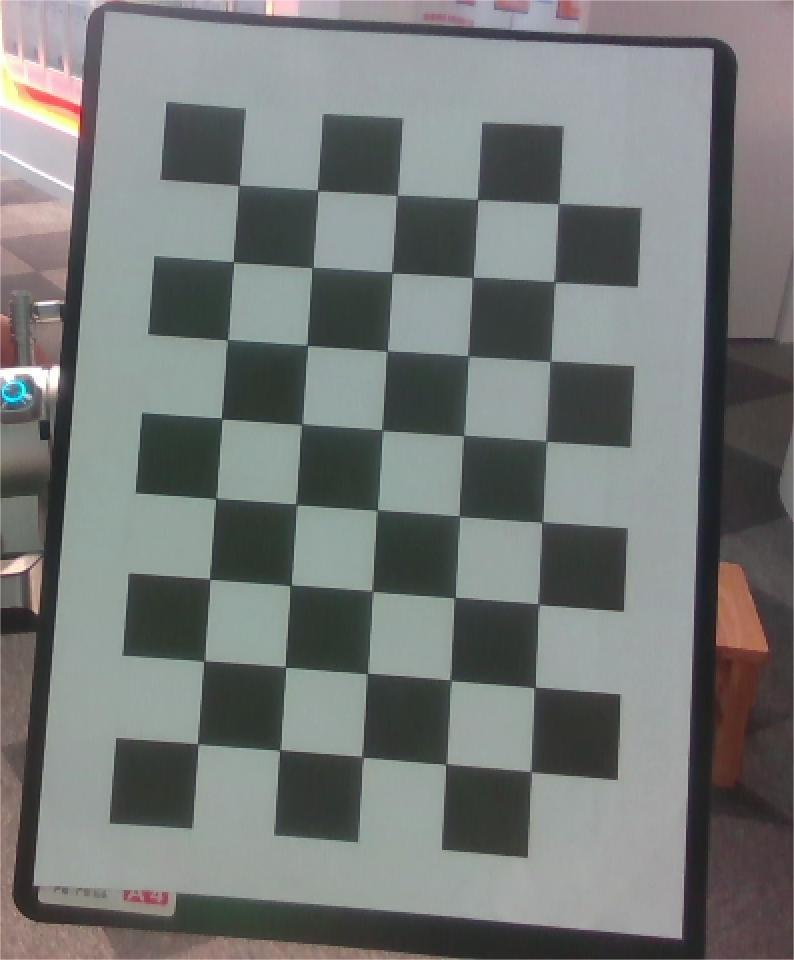
#> input picture camera_calibration/eyeToHand/images/0.jpg, 794 x 960 px; its folder holds 4 pictures in this run
$ python eyeToHand.py
#> lines starting #> are read from the running program, lines starting #| are printed output that depends on the picture
# coding=utf-8
"""
眼在手外 用采集到的图片信息和机械臂位姿信息计算相机坐标系相对于机械臂基座标的旋转矩阵和平移向量
"""

import os.path
import cv2
import numpy as np
from scipy.spatial.transform import Rotation as pyR
import csv
np.set_printoptions(precision=8,suppress=True)


def euler_angles_to_rotation_matrix(rx, ry, rz):
    # 计算旋转矩阵
    Rx = np.array([[1, 0, 0],
                   [0, np.cos(rx), -np.sin(rx)],
                   [0, np.sin(rx), np.cos(rx)]])
    Ry = np.array([[np.cos(ry), 0, np.sin(ry)],
                   [0, 1, 0],
                   [-np.sin(ry), 0, np.cos(ry)]])
    Rz = np.array([[np.cos(rz), -np.sin(rz), 0],
                   [np.sin(rz), np.cos(rz), 0],
                   [0, 0, 1]])
    R = Rz@Ry@Rx  # 先绕 z轴旋转 再绕y轴旋转 最后绕x轴旋转
    # R = Rx@Ry@Rz  # 动坐标系 先绕x轴旋转 再绕y轴旋转 最后绕z轴旋转
    return R

def pose_to_homogeneous_matrix(pose):
    x, y, z, rx, ry, rz = pose
    R = euler_angles_to_rotation_matrix(rx, ry, rz)
    t = np.array([x, y, z]).reshape(3, 1)
    H = np.eye(4)
    H[:3, :3] = R
    H[:3, 3] = t[:, 0]
    return H

def inverse_transformation_matrix(T):
    R = T[:3, :3]
    t = T[:3, 3]
    # 计算旋转矩阵的逆矩阵
    R_inv = R.T
    # 计算平移向量的逆矩阵
    t_inv = -np.dot(R_inv, t)
    # 构建逆变换矩阵
    T_inv = np.identity(4)
    T_inv[:3, :3] = R_inv
    T_inv[:3, 3] = t_inv
    return T_inv


def save_matrices_to_csv(matrices, file_name):
    rows, cols = matrices[0].shape
    num_matrices = len(matrices)
    combined_matrix = np.zeros((rows, cols * num_matrices))
    for i, matrix in enumerate(matrices):
        combined_matrix[:, i * cols: (i + 1) * cols] = matrix
    with open(file_name, 'w', newline='') as csvfile:
        csv_writer = csv.writer(csvfile)
        for row in combined_matrix:
            csv_writer.writerow(row)

# 打开文本文件
def poses_save_csv(filepath):
#> called with filepath = './images/poses.txt'
    with open(f'{filepath}', "r",encoding="utf-8") as f:
        # 读取文件中的所有行
#> (reads camera_calibration/eyeToHand/images/poses.txt from the repository)
        lines = f.readlines()
    # 定义一个空列表，用于存储结果
    # 遍历每一行数据
    lines = [float(i)  for line in lines for i in line.split(',')]
    matrices = []
    for i in range(0,len(lines),6):
        matrices.append(inverse_transformation_matrix(pose_to_homogeneous_matrix(lines[i:i+6])))
    # 将齐次变换矩阵列表存储到 CSV 文件中
    save_matrices_to_csv(matrices, f'./robotToolPose.csv')

def compute_T(images_path,corner_point_long,corner_point_short,corner_point_size):
#> called with images_path = './images', corner_point_long = 8, corner_point_short = 5, corner_point_size = 0.027
    print("标定板的中长度对应的角点的个数", corner_point_long)
    print("标定板的中宽度对应的角点的个数", corner_point_short)
    print("标定板一格的长度", corner_point_size)
    # 设置寻找亚像素角点的参数，采用的停止准则是最大循环次数30和最大误差容限0.001
    criteria = (cv2.TERM_CRITERIA_MAX_ITER | cv2.TERM_CRITERIA_EPS, 30, 0.001)
    # 获取标定板角点的位置
    objp = np.zeros((corner_point_long * corner_point_short, 3), np.float32)
    objp[:, :2] = np.mgrid[0:corner_point_long, 0:corner_point_short].T.reshape(-1, 2)
    # 将世界坐标系建在标定板上，所有点的Z坐标全部为0，所以只需要赋值x和y
    objp = corner_point_size*objp
    obj_points = []     # 存储3D点
    img_points = []     # 存储2D点
    for i in range(0, 50):   #标定好的图片在images_path路径下，从0.jpg到x.jpg   一次采集的图片最多不超过30张，遍历从0.jpg到30.jpg ，选择能够读取的到的图片

        # image = f"{images_path}\\{i}.jpg"   #windows下路径
        image = f"{images_path}/{i}.jpg"   #ubuntu下路径

        if os.path.exists(image):
            img = cv2.imread(image)
#> img is the input picture: shape (960, 794, 3); mean B, G, R 119.1, 120.5, 117.2
            gray = cv2.cvtColor(img, cv2.COLOR_BGR2GRAY)
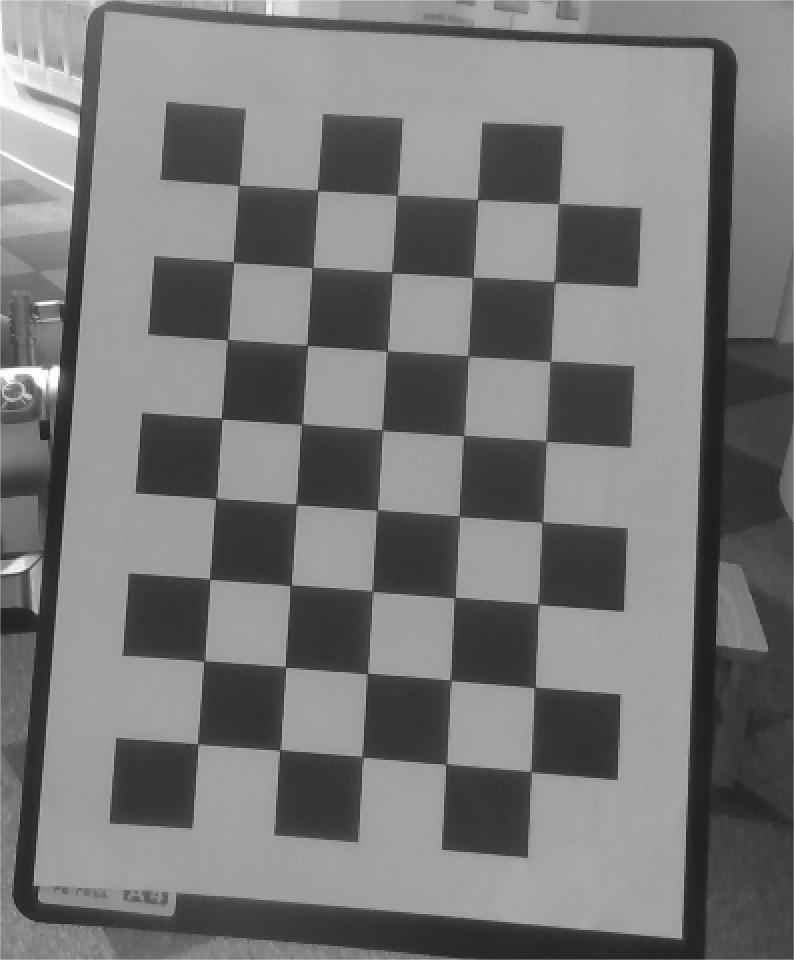
#> gray: shape (960, 794); min 19, max 255, mean 119.4
            size = gray.shape[::-1]
#> size = (794, 960)
            ret, corners = cv2.findChessboardCorners(gray, (corner_point_long, corner_point_short), None)
#> ret = True; corners = 40 rows, first 8: [197.5, 743.7], [203.6, 661.5], [209.5, 579.2], [215.8, 498.1], [221.7, 419], [227.4, 339.5], [233.5, 261.7], [238.8, 185.7]
            if ret:
                obj_points.append(objp)
                corners2 = cv2.cornerSubPix(gray, corners, (5, 5), (-1, -1), criteria)  # 在原角点的基础上寻找亚像素角点
#> corners2 = 40 rows, first 8: [197.6, 743.8], [204.1, 661.2], [209.6, 579.2], [215.8, 498.5], [221.6, 418.6], [227.3, 339.6], [233.5, 261.7], [238.9, 185.5]

                # 绘制检测到的角点
                cv2.drawChessboardCorners(img, (corner_point_long,corner_point_short), corners, ret)
                # 显示图片和提示信息
                cv2.imshow(f'Image {i}', img)
                cv2.putText(img, "Press ESC for next image", (10, 30), cv2.FONT_HERSHEY_SIMPLEX, 0.6, (0, 0, 255), 1)
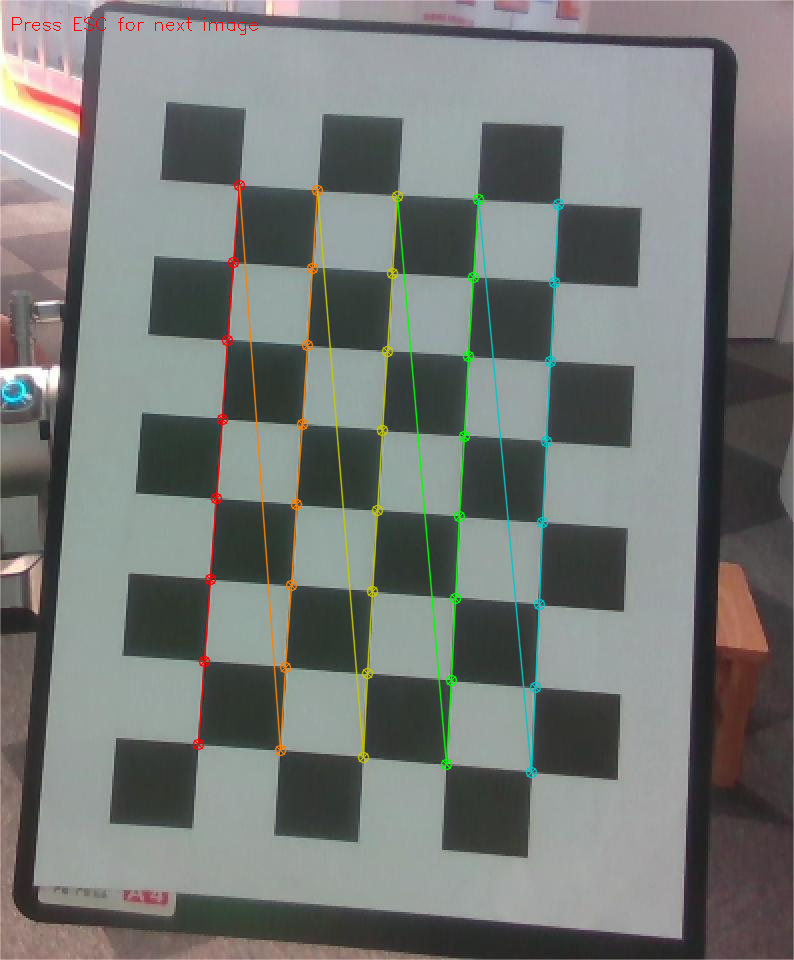
#> img: shape (960, 794, 3); mean B, G, R 118.3, 121.2, 117.7
                cv2.imshow(f'Image {i}', img)

                # 等待按键事件
                key = cv2.waitKey(0)
#> (key Esc is pressed here)
                if [corners2]:
                    img_points.append(corners2)
                else:
                    img_points.append(corners)
        cv2.destroyAllWindows()
#> pass 2 of the loop in compute_T, `for i in range(0, 50):`:
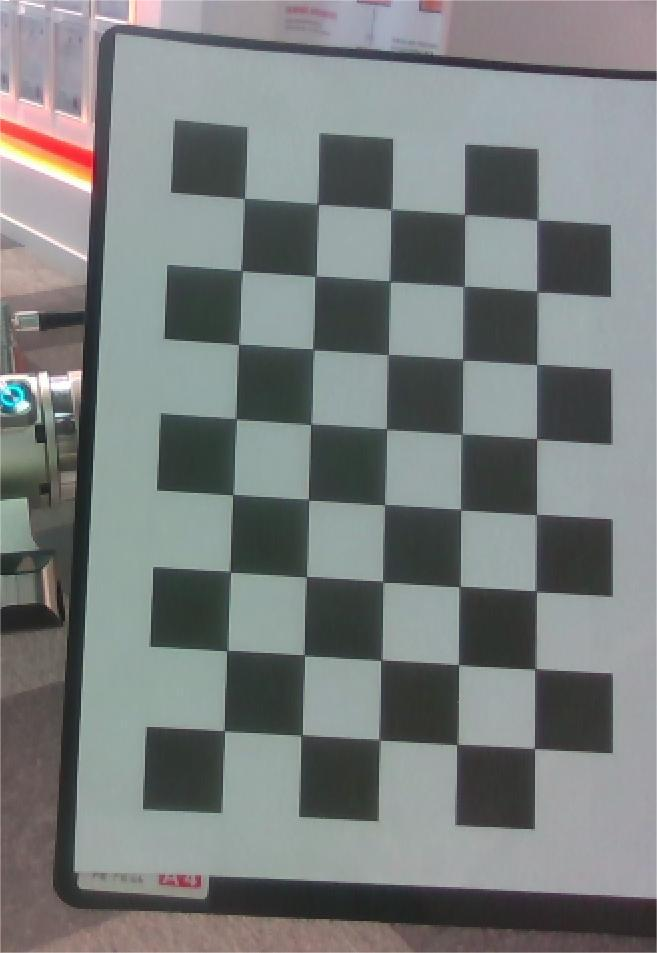
#> input picture camera_calibration/eyeToHand/images/1.jpg, 657 x 953 px
#> in compute_T, img is the input picture: shape (953, 657, 3); mean B, G, R 125.2, 125.7, 121.1
#> gray: shape (953, 657)
#> corners = 40 rows, first 8: [224.4, 730.5], [227, 650.5], [230.7, 572.3], [232.8, 494.5], [236.4, 418.8], [238.5, 344.5], [241.3, 270.3], [244.4, 198.4]
#> corners2 = 40 rows, first 8: [224.4, 730.6], [227.1, 650.6], [230.4, 572.1], [232.7, 494.5], [236.2, 418.7], [238.6, 344.5], [241.6, 270.6], [244.3, 198.5]
#> in compute_T, `cv2.putText(img, "Press ESC for next image", (10, 30), cv2.FONT_HERSHE..`:
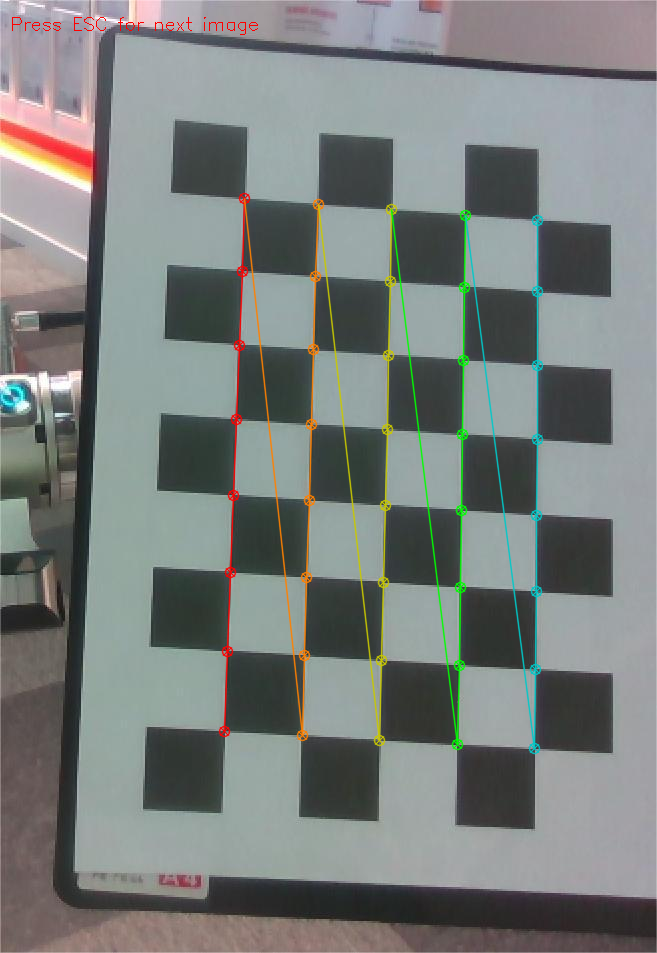
#> img: shape (953, 657, 3); mean B, G, R 124.1, 126.4, 121.6
#> (key Enter is pressed here)
#> pass 3 of the loop in compute_T, `for i in range(0, 50):`:
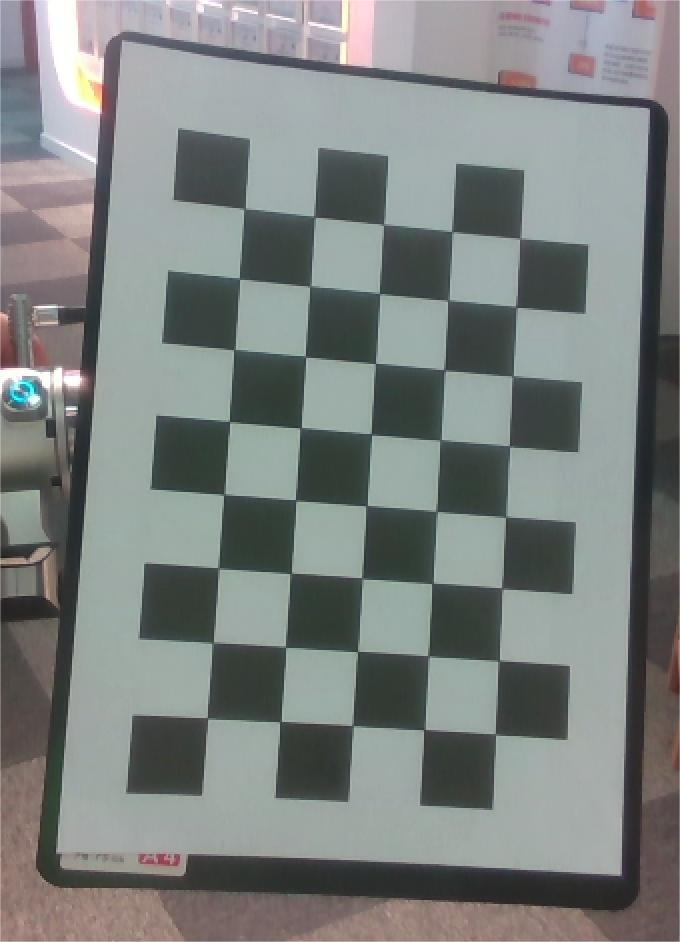
#> input picture camera_calibration/eyeToHand/images/2.jpg, 680 x 942 px
#> in compute_T, img is the input picture: shape (942, 680, 3); mean B, G, R 127.6, 129.4, 124.7
#> gray: shape (942, 680)
#> corners = 40 rows, first 8: [207.6, 718], [212, 643.6], [218, 567.5], [224, 494.4], [229.5, 421.5], [234.3, 349.4], [239.5, 278.9], [244.3, 209.1]
#> corners2 = 40 rows, first 8: [207.5, 718], [212.8, 643], [218.4, 567.9], [223.8, 494.6], [229.5, 421.5], [234.2, 349.6], [239.4, 278.6], [244.6, 208.8]
#> in compute_T, `cv2.putText(img, "Press ESC for next image", (10, 30), cv2.FONT_HERSHE..`:
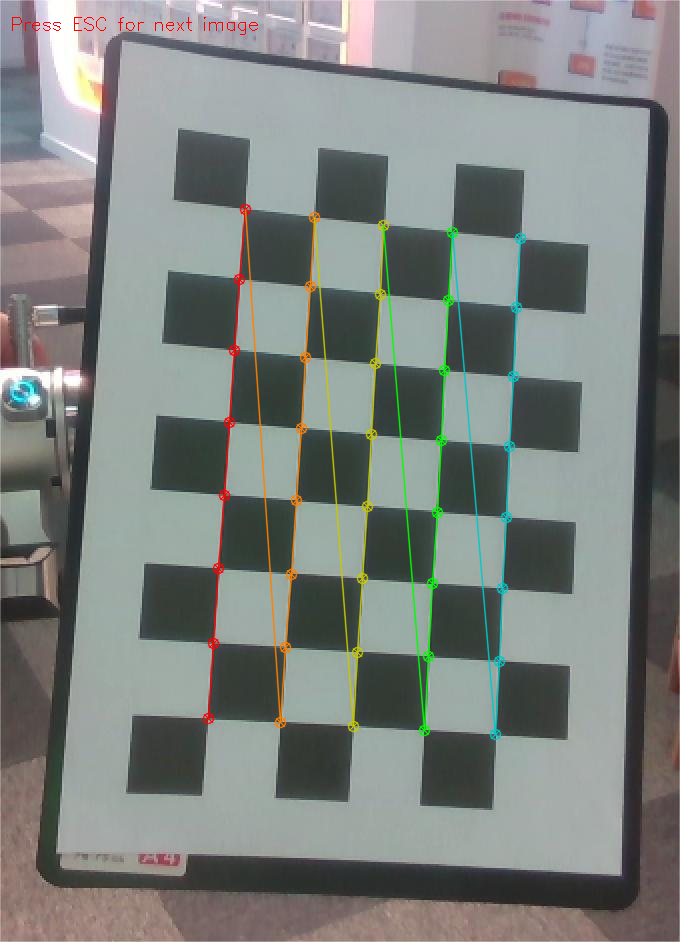
#> img: shape (942, 680, 3); mean B, G, R 126.6, 130, 125.1
#> the loop made 50 passes; the first 3 are shown
    N = len(img_points)
    # 标定,得到图案在相机坐标系下的位姿
    ret, mtx, dist, rvecs, tvecs = cv2.calibrateCamera(obj_points, img_points, size, None, None)
    print("内参矩阵:\n", mtx) # 内参数矩阵
    print("畸变系数:\n", dist)  # 畸变系数   distortion cofficients = (k_1,k_2,p_1,p_2,k_3)

    print("-----------------------------------------------------")


    # 机器人末端在基座标系下的位姿
    tool_pose = np.loadtxt("./robotToolPose.csv", delimiter=',')
    R_tool = []
    t_tool = []
    for i in range(int(N)):
        R_tool.append(tool_pose[0:3,4*i:4*i+3])
        t_tool.append(tool_pose[0:3,4*i+3])

    # 调用 cv2.calibrateHandEye 进行手眼标定 (方法: TSAI)
    method_tsai = cv2.CALIB_HAND_EYE_TSAI
    R_cam2gripper_tsai, t_cam2gripper_tsai = cv2.calibrateHandEye(
        R_tool, t_tool,
        rvecs, tvecs,
        method=method_tsai
    )
    # 输出 TSAI 方法的结果
    print("TSAI 方法计算的旋转矩阵:")
    print(R_cam2gripper_tsai)
    print("TSAI 方法计算的平移向量:")
    print(t_cam2gripper_tsai)

    # 调用 cv2.calibrateHandEye 进行手眼标定 (方法: PARK)
    method_park = cv2.CALIB_HAND_EYE_PARK
    R_cam2gripper_park, t_cam2gripper_park = cv2.calibrateHandEye(
        R_tool, t_tool,
        rvecs, tvecs,
        method=method_park
    )
    # 输出 PARK 方法的结果
    print("PARK 方法计算的旋转矩阵:")
    print(R_cam2gripper_park)
    print("PARK 方法计算的平移向量:")
    print(t_cam2gripper_park)

    # 调用 cv2.calibrateHandEye 进行手眼标定 (方法: HORAUD)
    method_HORAUD = cv2.CALIB_HAND_EYE_HORAUD
    R_cam2gripper_HORAUD, t_cam2gripper_HORAUD = cv2.calibrateHandEye(
        R_tool, t_tool,
        rvecs, tvecs,
        method=method_HORAUD
    )
    # 输出 HORAUD 方法的结果
    print("HORAUD 方法计算的旋转矩阵:")
    print(R_cam2gripper_HORAUD)
    print("HORAUD 方法计算的平移向量:")
    print(t_cam2gripper_HORAUD)


    # 选择最优结果（这里简单地选择第一个结果作为最优）可自行选择
    return R_cam2gripper_tsai, t_cam2gripper_tsai


if __name__ == '__main__':

    images_path = "./images" #手眼标定采集的标定版图片所在路径
    file_path = "./images/poses.txt" #采集标定板图片时对应的机械臂末端的位姿 从 第一行到最后一行 需要和采集的标定板的图片顺序进行对应
    corner_point_long=8      #标定板角点数量  长边
    corner_point_short=5
    corner_point_size=0.027        #标定板方格真实尺寸  m

    print("手眼标定采集的标定版图片所在路径", images_path)
    print("采集标定板图片时对应的机械臂末端的位姿", file_path)
    poses_save_csv(file_path)
    rotation_matrix ,translation_vector = compute_T(images_path,corner_point_long,corner_point_short,corner_point_size)
    print('默认返回tsai方法计算结果,可根据设计情况自行选择合适的矩阵和平移向量 ')
    print('rotation_matrix:')
    print(rotation_matrix)
    print('translation_vector:')
    print(translation_vector)

    # 将旋转矩阵转换为四元数
    rotation = pyR.from_matrix(rotation_matrix)
    quaternion = rotation.as_quat()
    qx, qy, qz, qw = quaternion
    x, y, z = translation_vector.flatten()
    print(f"x: {x}\ny: {y}\nz: {z}\nqw: {qw}\nqx: {qx}\nqy: {qy}\nqz: {qz}\n")
